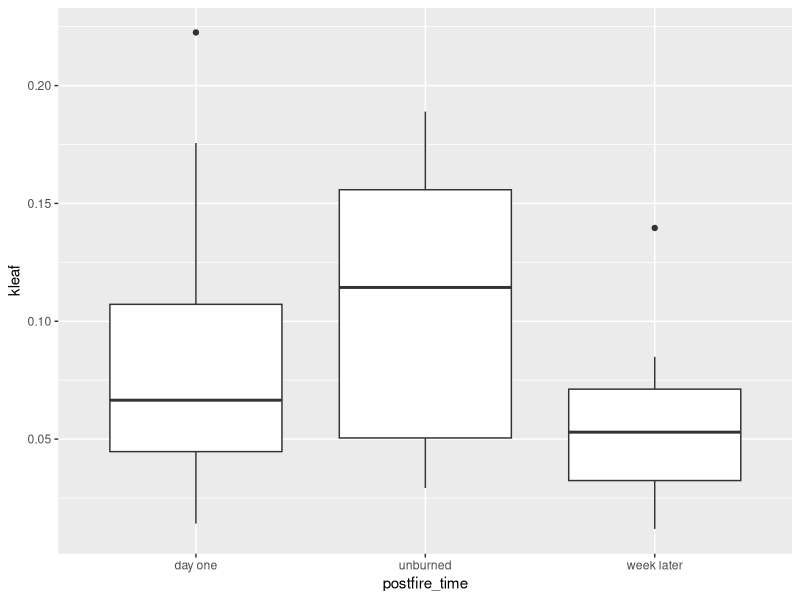
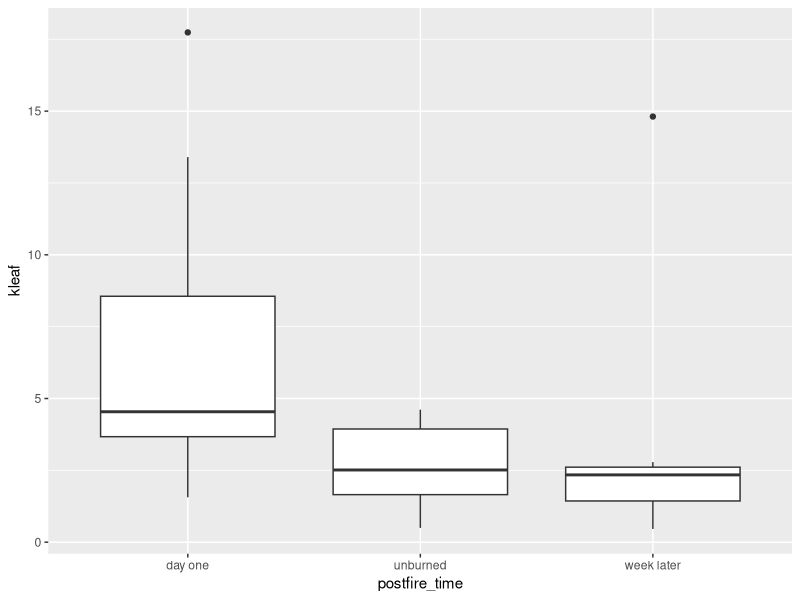
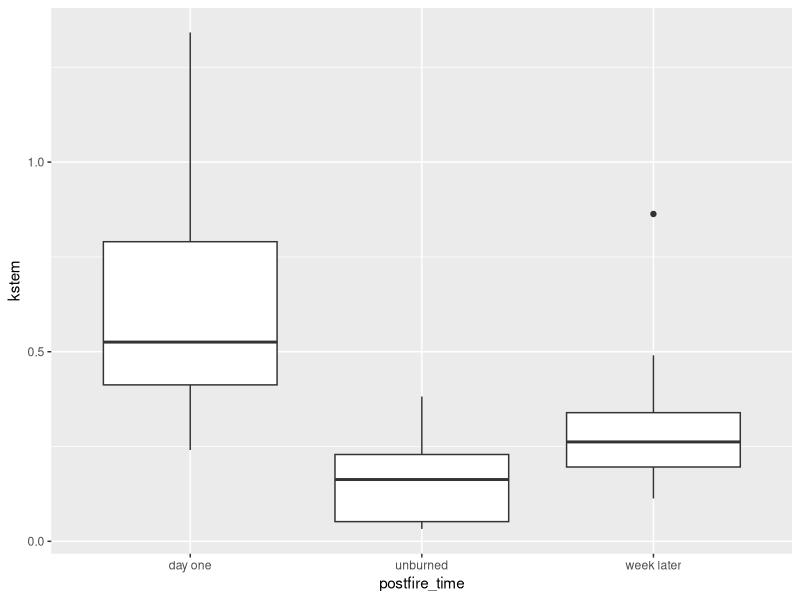
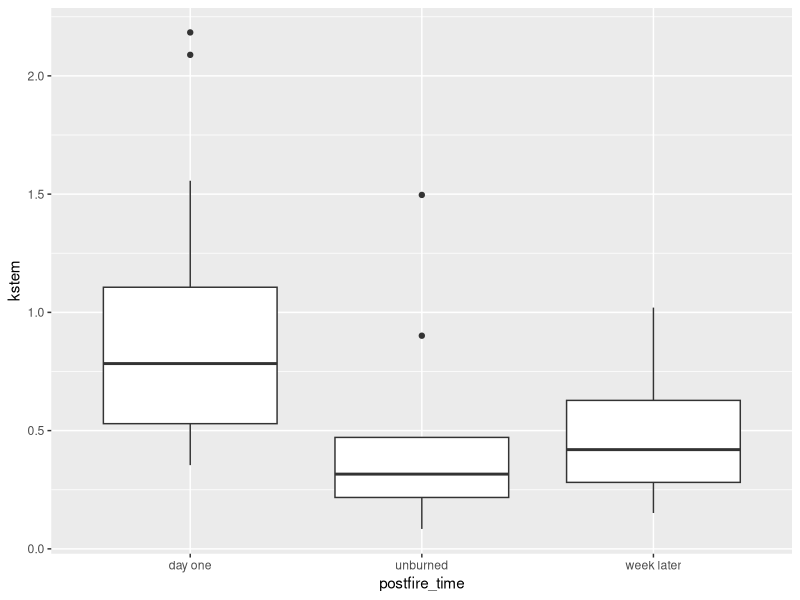
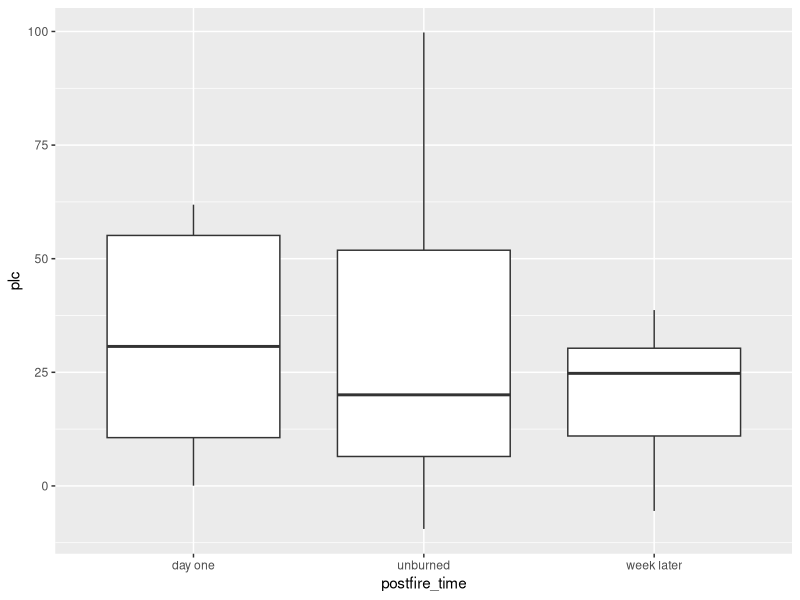
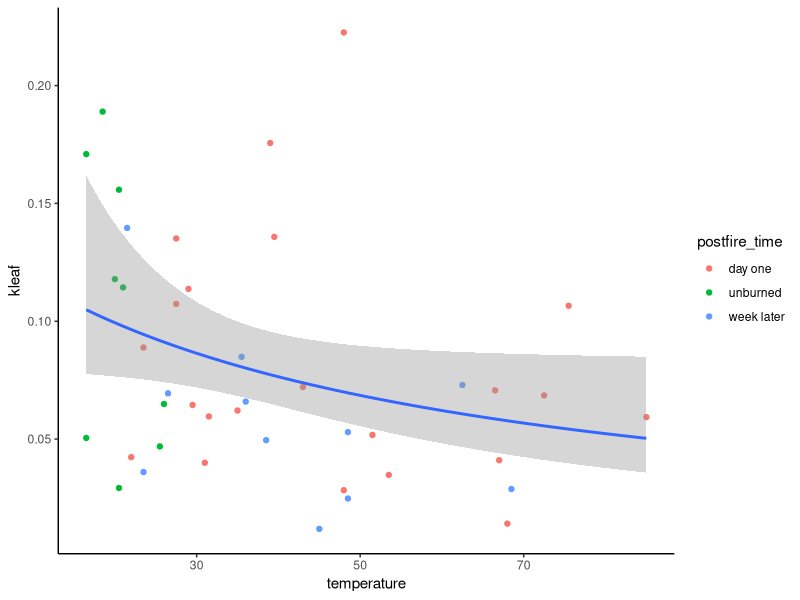
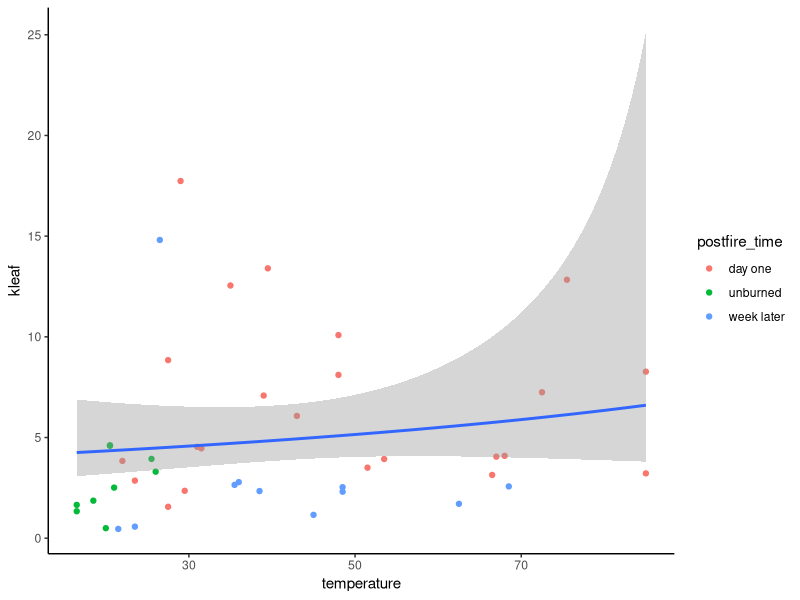
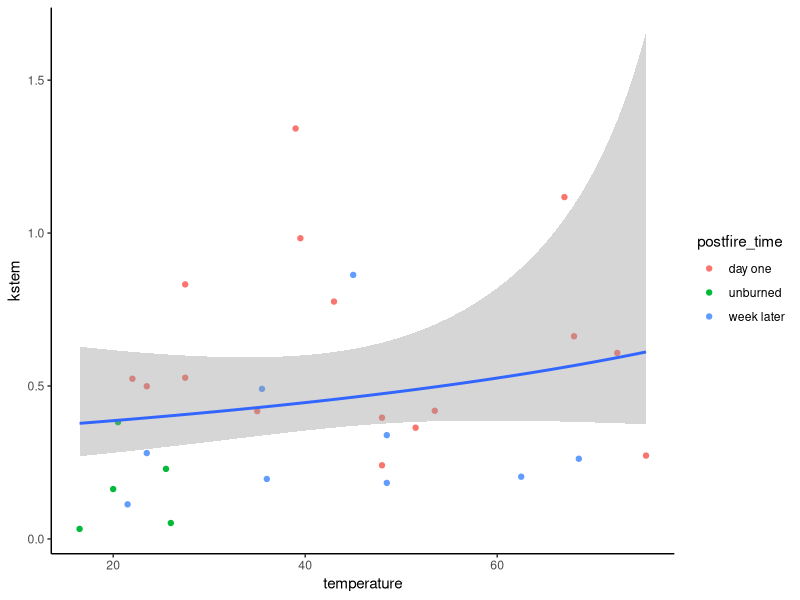

Reproduce these figures in R, in order.
## ---- chunk 1
knitr::opts_chunk$set(echo = TRUE)
library(here)
library(tidyverse)
library(lubridate)
library(lme4)
library(lmerTest)
## ---- chunk 2
temperatures <- read.csv(here("data", "clean_data", "temperature_clean.csv"))

max_temperature <- temperatures %>% 
  group_by(tree, branch) %>% 
  reframe(temperature = max(temperature_c)) %>% 
  mutate(branch = as.numeric(branch))

time_hot <- temperatures %>% 
  filter(temperature_c >= 30) %>% 
  group_by(tree, branch) %>% 
  reframe(minutes = n())%>% 
  mutate(branch = as.numeric(branch))

kleaf_efm <- read.csv(here("data", "clean_data", "kleaf_efm_clean.csv")) %>% 
  inner_join(max_temperature, by = c("tree", "branch")) %>% 
  left_join(time_hot, by = c("tree", "branch")) %>% 
  mutate(minutes = replace_na(minutes, 0),
         postfire_time = case_when(treatment == "unburned" ~ "unburned",
                                   branch < 3 ~ "day one",
                                   branch >= 3 ~ "week later"))

kleaf_vpm <- read.csv(here("data", "clean_data", "kleaf_vpm_clean.csv")) %>% 
  inner_join(max_temperature, by = c("tree", "branch"))%>% 
  left_join(time_hot, by = c("tree", "branch")) %>% 
  mutate(minutes = replace_na(minutes, 0),
         postfire_time = case_when(treatment == "unburned" ~ "unburned",
                                   branch < 3 ~ "day one",
                                   branch >= 3 ~ "week later"))

knative <- read.csv(here("data", "clean_data", "knative_clean.csv")) %>% 
  inner_join(max_temperature, by = c("tree", "branch"))%>% 
  left_join(time_hot, by = c("tree", "branch")) %>% 
  mutate(minutes = replace_na(minutes, 0),
         postfire_time = case_when(treatment == "unburned" ~ "unburned",
                                   branch < 3 ~ "day one",
                                   branch >= 3 ~ "week later"))

kmax <- read.csv(here("data", "clean_data", "kmax_clean.csv")) %>% 
  inner_join(max_temperature, by = c("tree", "branch")) %>% 
  filter(kstem < 15)%>% 
  left_join(time_hot, by = c("tree", "branch")) %>% 
  mutate(minutes = replace_na(minutes, 0),
         postfire_time = case_when(treatment == "unburned" ~ "unburned",
                                   branch < 3 ~ "day one",
                                   branch >= 3 ~ "week later"))

plc <- read.csv(here("data", "clean_data", "kstem_plc_clean.csv")) %>% 
  inner_join(max_temperature, by = c("tree", "branch"))%>% 
  left_join(time_hot, by = c("tree", "branch")) %>% 
  mutate(minutes = replace_na(minutes, 0),
         postfire_time = case_when(treatment == "unburned" ~ "unburned",
                                   branch < 3 ~ "day one",
                                   branch >= 3 ~ "week later"))

gmin <- read.csv(here("data", "clean_data", "gmin_clean.csv")) %>% 
  inner_join(max_temperature, by = c("tree", "branch"))%>% 
  left_join(time_hot, by = c("tree", "branch")) %>% 
  mutate(minutes = replace_na(minutes, 0),
         postfire_time = case_when(treatment == "unburned" ~ "unburned",
                                   branch < 3 ~ "day one",
                                   branch >= 3 ~ "week later"))
## ---- chunk 3
ggplot(kleaf_efm, aes(x = postfire_time, y = kleaf))+
  geom_boxplot()

ggplot(kleaf_vpm, aes(x = postfire_time, y = kleaf))+
  geom_boxplot()

ggplot(knative, aes(x = postfire_time, y = kstem))+
  geom_boxplot()

ggplot(kmax, aes(x = postfire_time, y = kstem))+
  geom_boxplot()

ggplot(plc, aes(x = postfire_time, y = plc))+
  geom_boxplot()
## ---- chunk 4
ggplot(kleaf_efm, aes(x = temperature, y = kleaf))+
  geom_point(aes(color = postfire_time))+
  geom_smooth(method = "glm",
              method.args = list(c("Gamma")))+
  theme_classic()


ggplot(kleaf_vpm, aes(x = temperature, y = kleaf))+
  geom_point(aes(color = postfire_time))+
  geom_smooth(method = "glm",
              method.args = list(c("Gamma")))+
  theme_classic()

ggplot(knative, aes(x = temperature, y = kstem))+
  geom_point(aes(color = postfire_time))+
  geom_smooth(method = "glm",
              method.args = list(c("Gamma")))+
  theme_classic()

ggplot(kmax, aes(x = temperature, y = kstem))+
  geom_point(aes(color = postfire_time))+
  geom_smooth(method = "glm",
              method.args = list(c("Gamma")))+
  theme_classic()

ggplot(plc, aes(x = temperature, y = plc))+
  geom_point(aes(color = postfire_time))+
  geom_smooth(method = "glm")+
  theme_classic()
## ---- chunk 5
ggplot(gmin, aes(x = postfire_time, y = gmin))+
  geom_boxplot()

ggplot(gmin, aes(x = temperature, y = gmin))+
  geom_point(aes(color = postfire_time))+
  geom_smooth(method = "glm") +
  theme_classic()

summary(glm(gmin~temperature, data = gmin))
